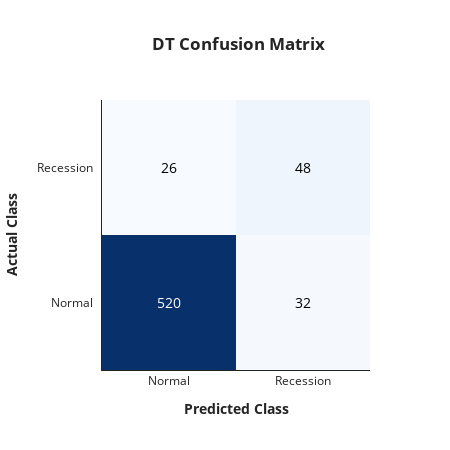
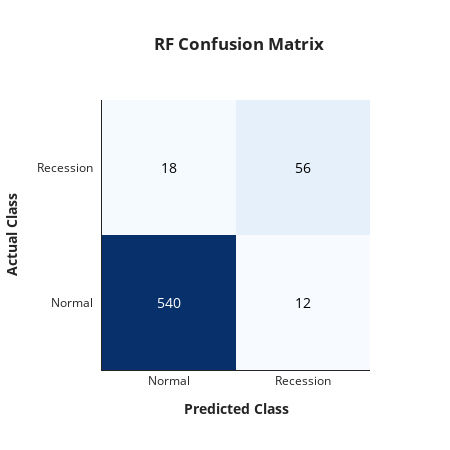
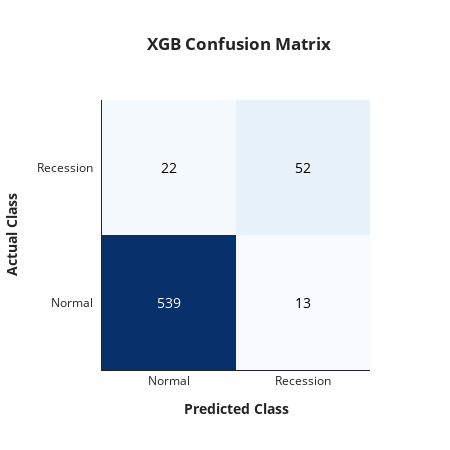

The cell these charts' notebook holds for them, in order:
### Markdown cell above
---
## **4. Model Evaluation and Selection** <a id="section4"></a>

### **4.1. Confusion Matrices for Models** <a id="section41"></a>

To delve into the prediction results, we will analyze the confusion matrix for each model. The horizontal axis denotes the predicted class, while the vertical axis signifies the actual class. Based on the confusion matrix, it becomes evident that the random forest model outperforms both the decision tree and XGBoost, exhibiting superior classification capabilities for both normal and recession periods. XGBoost stands as the second best classifier in this context.

### Code cell
for model in ['DT', 'RF', 'XGB']:
    fig = plot_confusion_matrix(y_true = res_rolling_all['Regime'].values, 
                                y_pred = res_rolling_all[model].apply(lambda x: 1.0 if x>0.5 else 0.0).values, 
                                class_names = ['Normal', 'Recession'], 
                                title = f'{model} Confusion Matrix')
    fig.show()

### Figure 1 — Plotly figure (JSON) as saved in the notebook; plotly's stock layout.template omitted (floating-point values rounded to 4 significant figures)
{"data": [{"colorscale": [[0, "rgb(247,251,255)"], [0.125, "rgb(222,235,247)"], [0.25, "rgb(198,219,239)"], [0.375, "rgb(158,202,225)"], [0.5, "rgb(107,174,214)"], [0.625, "rgb(66,146,198)"], [0.75, "rgb(33,113,181)"], [0.875, "rgb(8,81,156)"], [1, "rgb(8,48,107)"]], "reversescale": false, "showscale": false, "type": "heatmap", "x": ["Normal", "Recession"], "y": ["Normal", "Recession"], "z": [[520, 32], [26, 48]]}], "layout": {"annotations": [{"font": {"color": "#FFFFFF", "size": 14}, "showarrow": false, "text": "520", "x": "Normal", "xref": "x", "y": "Normal", "yref": "y"}, {"font": {"color": "#000000", "size": 14}, "showarrow": false, "text": "32", "x": "Recession", "xref": "x", "y": "Normal", "yref": "y"}, {"font": {"color": "#000000", "size": 14}, "showarrow": false, "text": "26", "x": "Normal", "xref": "x", "y": "Recession", "yref": "y"}, {"font": {"color": "#000000", "size": 14}, "showarrow": false, "text": "48", "x": "Recession", "xref": "x", "y": "Recession", "yref": "y"}], "autosize": false, "height": 450, "title": {"text": "<b> DT Confusion Matrix </b>", "x": 0.53}, "width": 450, "xaxis": {"dtick": 1, "gridcolor": "rgb(0, 0, 0)", "side": "bottom", "ticks": "", "title": {"text": "<b> Predicted Class </b>"}}, "yaxis": {"dtick": 1, "ticks": "", "ticksuffix": "  ", "title": {"text": "<b> Actual Class </b>"}}}}

### Figure 2 — Plotly figure (JSON) as saved in the notebook; plotly's stock layout.template omitted (floating-point values rounded to 4 significant figures)
{"data": [{"colorscale": [[0, "rgb(247,251,255)"], [0.125, "rgb(222,235,247)"], [0.25, "rgb(198,219,239)"], [0.375, "rgb(158,202,225)"], [0.5, "rgb(107,174,214)"], [0.625, "rgb(66,146,198)"], [0.75, "rgb(33,113,181)"], [0.875, "rgb(8,81,156)"], [1, "rgb(8,48,107)"]], "reversescale": false, "showscale": false, "type": "heatmap", "x": ["Normal", "Recession"], "y": ["Normal", "Recession"], "z": [[540, 12], [18, 56]]}], "layout": {"annotations": [{"font": {"color": "#FFFFFF", "size": 14}, "showarrow": false, "text": "540", "x": "Normal", "xref": "x", "y": "Normal", "yref": "y"}, {"font": {"color": "#000000", "size": 14}, "showarrow": false, "text": "12", "x": "Recession", "xref": "x", "y": "Normal", "yref": "y"}, {"font": {"color": "#000000", "size": 14}, "showarrow": false, "text": "18", "x": "Normal", "xref": "x", "y": "Recession", "yref": "y"}, {"font": {"color": "#000000", "size": 14}, "showarrow": false, "text": "56", "x": "Recession", "xref": "x", "y": "Recession", "yref": "y"}], "autosize": false, "height": 450, "title": {"text": "<b> RF Confusion Matrix </b>", "x": 0.53}, "width": 450, "xaxis": {"dtick": 1, "gridcolor": "rgb(0, 0, 0)", "side": "bottom", "ticks": "", "title": {"text": "<b> Predicted Class </b>"}}, "yaxis": {"dtick": 1, "ticks": "", "ticksuffix": "  ", "title": {"text": "<b> Actual Class </b>"}}}}

### Figure 3 — Plotly figure (JSON) as saved in the notebook; plotly's stock layout.template omitted (floating-point values rounded to 4 significant figures)
{"data": [{"colorscale": [[0, "rgb(247,251,255)"], [0.125, "rgb(222,235,247)"], [0.25, "rgb(198,219,239)"], [0.375, "rgb(158,202,225)"], [0.5, "rgb(107,174,214)"], [0.625, "rgb(66,146,198)"], [0.75, "rgb(33,113,181)"], [0.875, "rgb(8,81,156)"], [1, "rgb(8,48,107)"]], "reversescale": false, "showscale": false, "type": "heatmap", "x": ["Normal", "Recession"], "y": ["Normal", "Recession"], "z": [[539, 13], [22, 52]]}], "layout": {"annotations": [{"font": {"color": "#FFFFFF", "size": 14}, "showarrow": false, "text": "539", "x": "Normal", "xref": "x", "y": "Normal", "yref": "y"}, {"font": {"color": "#000000", "size": 14}, "showarrow": false, "text": "13", "x": "Recession", "xref": "x", "y": "Normal", "yref": "y"}, {"font": {"color": "#000000", "size": 14}, "showarrow": false, "text": "22", "x": "Normal", "xref": "x", "y": "Recession", "yref": "y"}, {"font": {"color": "#000000", "size": 14}, "showarrow": false, "text": "52", "x": "Recession", "xref": "x", "y": "Recession", "yref": "y"}], "autosize": false, "height": 450, "title": {"text": "<b> XGB Confusion Matrix </b>", "x": 0.53}, "width": 450, "xaxis": {"dtick": 1, "gridcolor": "rgb(0, 0, 0)", "side": "bottom", "ticks": "", "title": {"text": "<b> Predicted Class </b>"}}, "yaxis": {"dtick": 1, "ticks": "", "ticksuffix": "  ", "title": {"text": "<b> Actual Class </b>"}}}}
